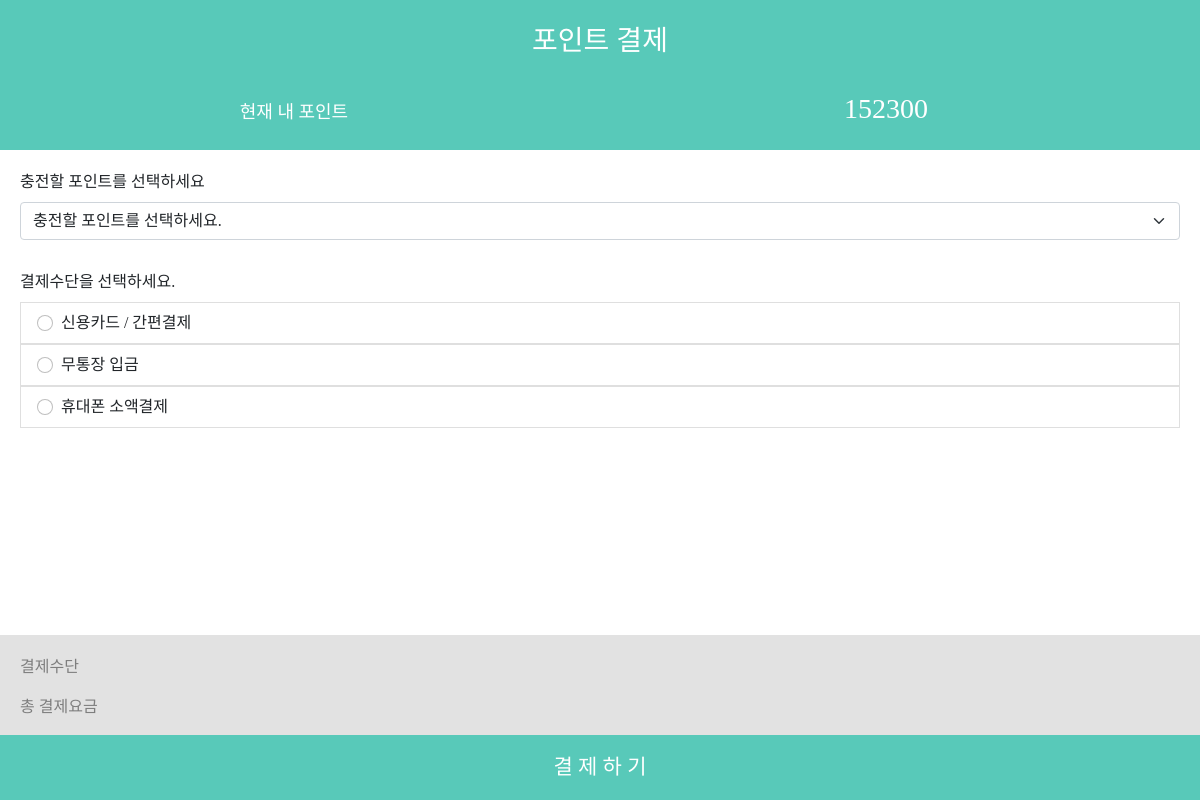
Before: /pay/ (signed in) with the older database file.
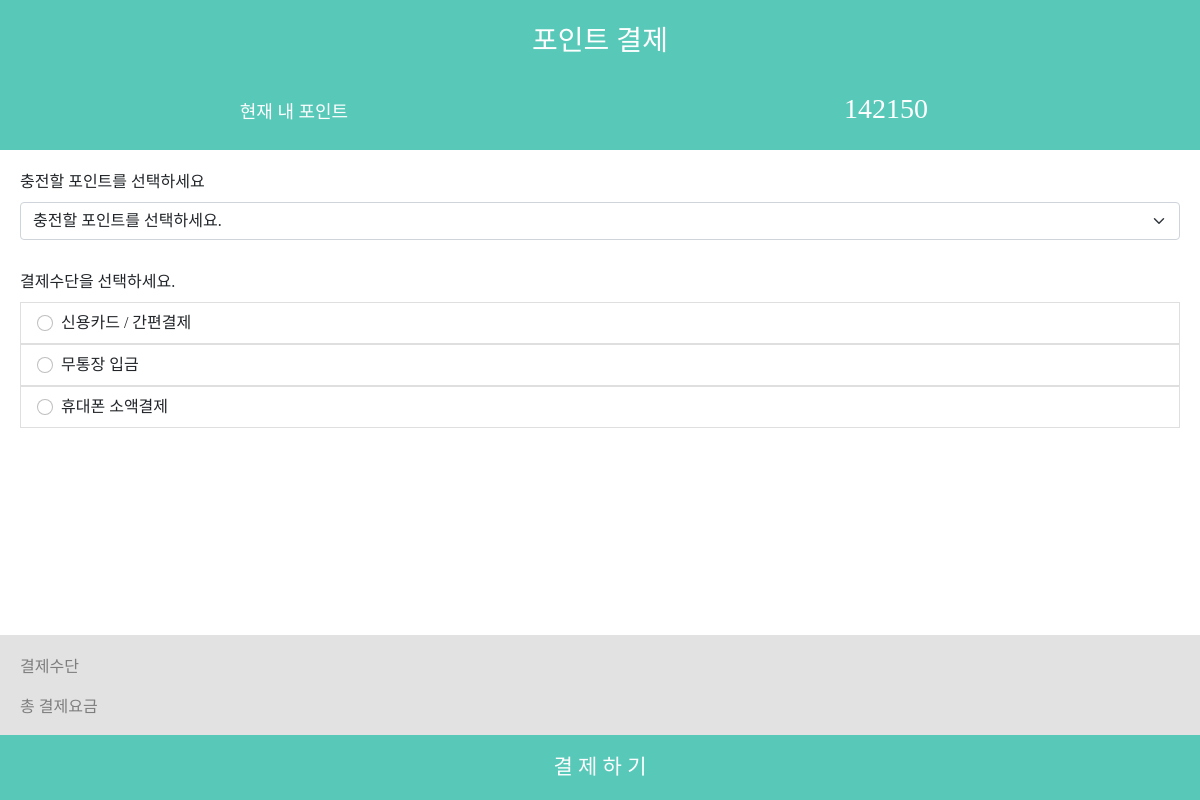
After: the same page with the newer database file.
### common/models.py (models this page shows, shortened)
class Personal(models.Model):
    user = models.OneToOneField(User, on_delete=models.CASCADE, primary_key=True)
    nickname = models.CharField(max_length=100)
    point = models.IntegerField(null=True, blank=True)
    deposit = models.IntegerField()
    email = models.CharField(max_length=200)
    phone = models.CharField(max_length=14)
    addr = models.CharField(max_length=200)
    postcode = models.IntegerField()
    push_token = models.CharField(max_length=100)
    class Meta:
        db_table= 'personal'

### pay/views.py (the view)
# urls.py: path('pay/', include('pay.urls')),
def pay(request):
    print(request.user)
    personal = Personal.objects.get(user=request.user)
    context = {'personal' : personal}
    return render(request, 'pay/pay.html', context)

### templates/pay/pay.html (shortened to what this page needs)
{% extends 'base.html' %}
{% load static %}
{% block content %}
<div id="header">
    <div id="title">포인트 결제</div>
    <div id="my_point">
        <span id="description">
            현재 내 포인트
        </span>
        <span id="value">
            {{ personal.point }}
        </span>
    </div>
</div>
<div id="body" >
    <label for="inputPoint" class="form-label">충전할 포인트를 선택하세요</label>
    <select class="form-select form-select mb-3" id="inputPoint" aria-label=".form-select-lg example">
        <option selected>충전할 포인트를 선택하세요.</option>
    </select>
    <label for="inputPoint" class="form-label">결제수단을 선택하세요.</label>
    <ul class="list-group" id="inputMethods">
        <label for="card">
            <li class="list-group-item">
                <input class="form-check-input me-1" id="card" name="inputMethod" type="radio" value="card" aria-label="...">
                    신용카드 / 간편결제
            </li>
        </label>
        <label for="vbank">
                <li class="list-group-item">
                    <input class="form-check-input me-1" id="vbank" name="inputMethod" type="radio" value="vbank" aria-label="...">
                        무통장 입금
                </li>
        </label>
        <label for="phone">
            <li class="list-group-item">
                <input class="form-check-input me-1" id='phone' name="inputMethod" type="radio" value="phone" aria-label="...">
                    휴대폰 소액결제
            </li>
        </label>
        </ul>
</div>
<div id="footer" >
    <div id="info">
        <div class="mb-3 row">
            <label class="col-4">결제수단</label>
            <div class="col-8" id="method" style="text-align:right;"></div>
        </div>
        <div class="mb-3 row">
            <label class="col-5">총 결제요금</label>
            <div class="col-7" id="total_fee" style="text-align:right;"></div>
        </div>
    </div>
    <button type="submit"id="pay_submit" onclick="requestPay()">결 제 하 기</button>
</div>
{% endblock %}

Changed rows visible on the page:
changed Personal: point "152300" → "142150"
